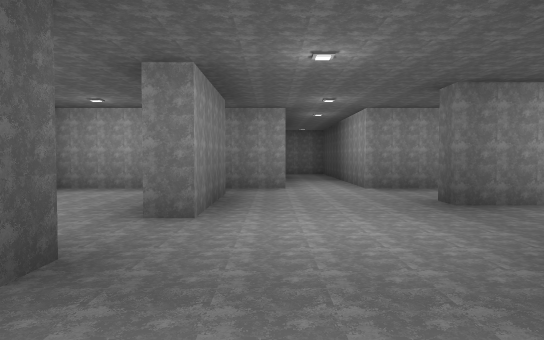
view 1 (above)

24 first-person views from a walk through a 3-D level made in the Godot game engine. The camera is 1.2 m above the floor, tilts 2° down and sees 70° across. The floor is counted in squares, 2 m on a side. Each view is taken from the middle of a square. On the plan, view 1 faces up. The plan holds only what a view shows up to about 11 squares ahead; the rest is blank. The place goes on beyond the plan. Flat picture figures and markers are left out. Characters and animated objects are not drawn.

view 2
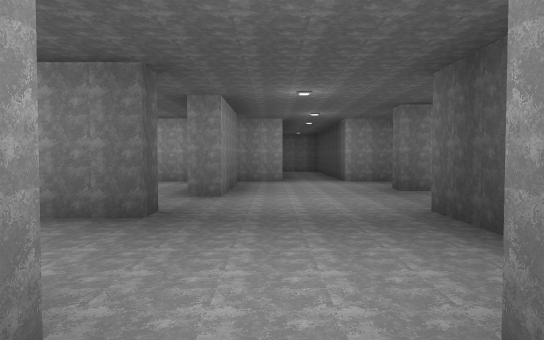

view 3
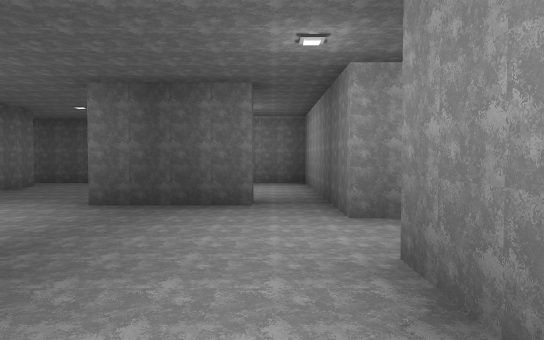

view 4
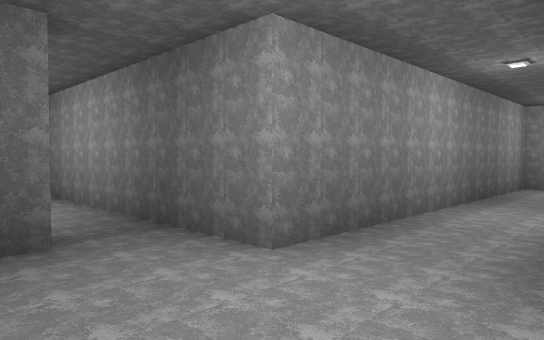

view 5
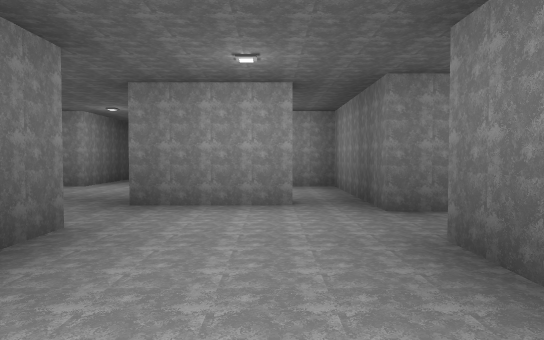

view 6
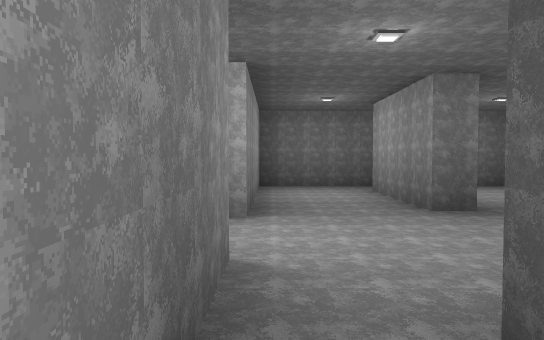

view 7
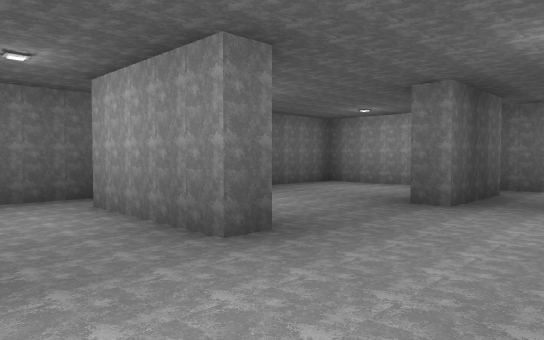

view 8
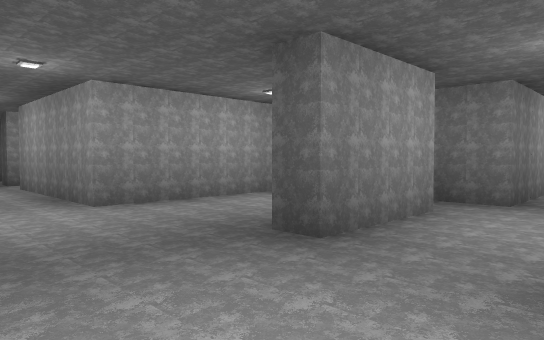

view 9
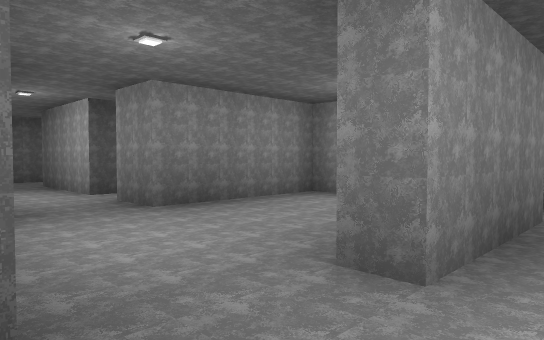

view 10
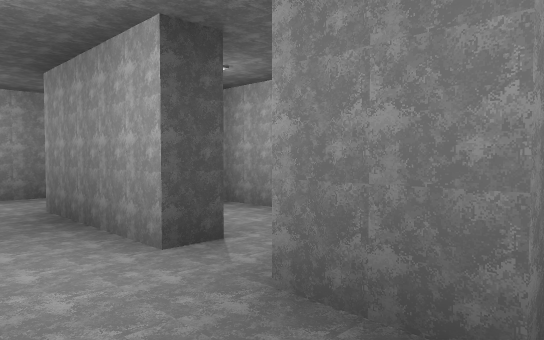

view 11
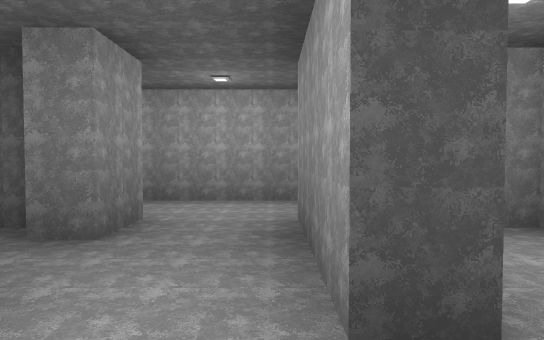

view 12
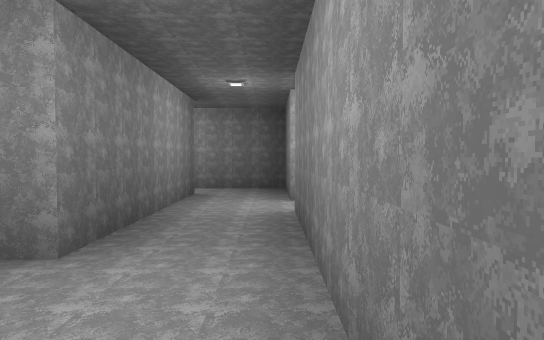

view 13
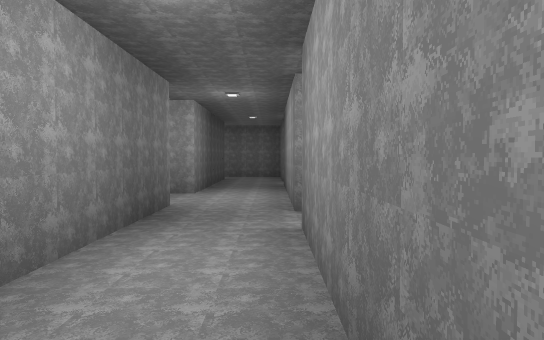

view 14
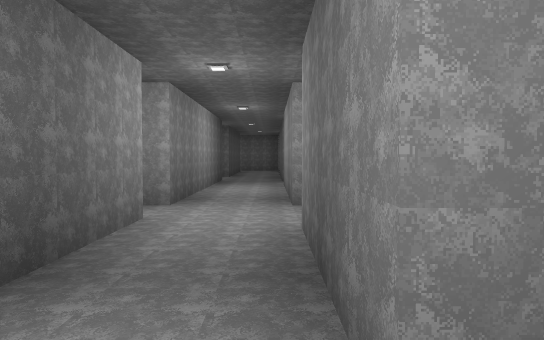

view 15
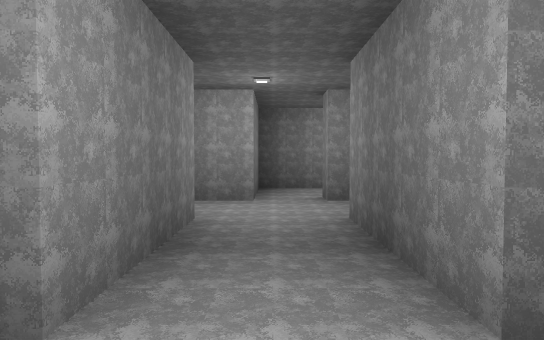

view 16
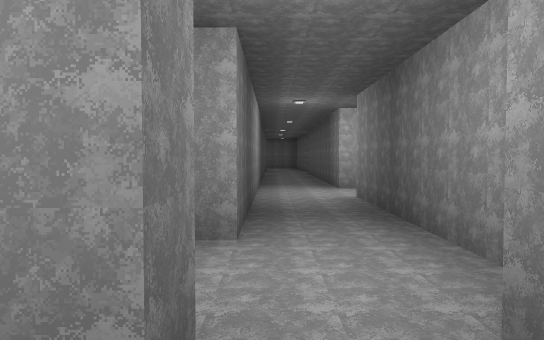

view 17
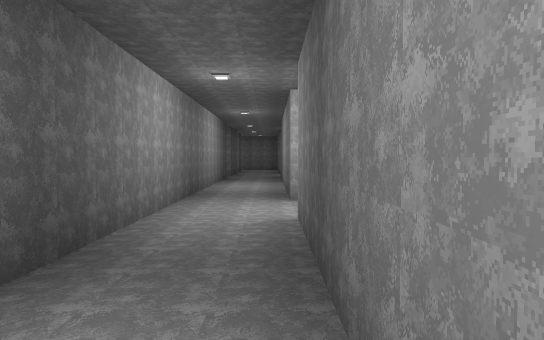

view 18
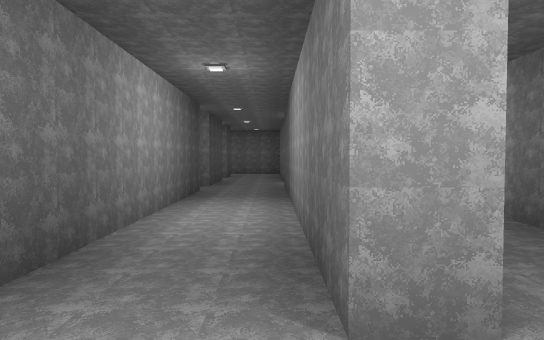

view 19
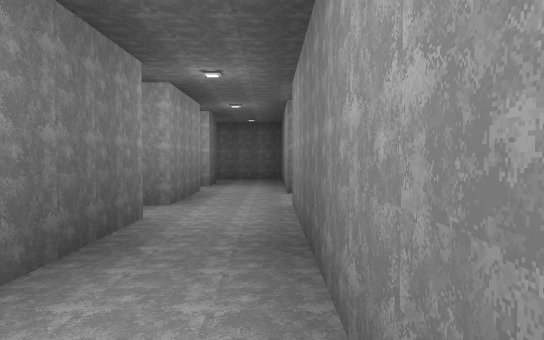

view 20
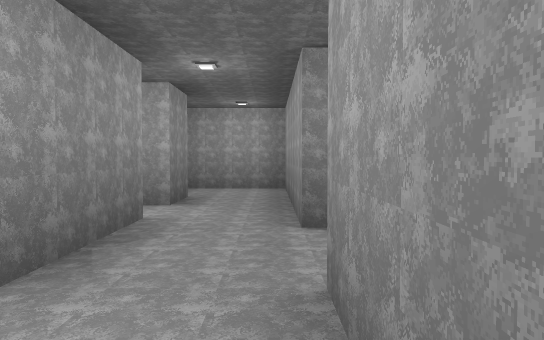

view 21
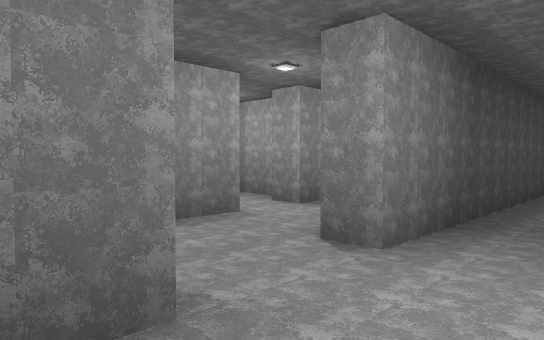

view 22
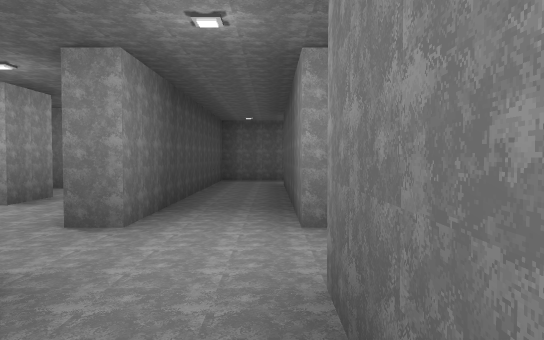

view 23
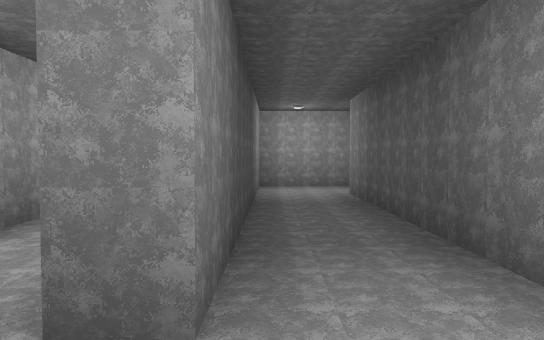

view 24
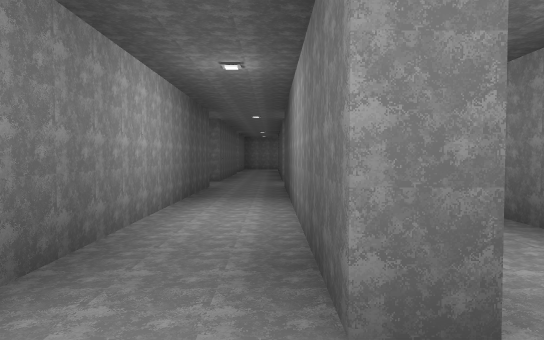

### Floor plan
Ten units are one square. View 1 is at (0, 0); x grows to the right and y downward. Boxes are objects, and circles mark ways between rooms. Rooms are numbered by the first view taken in them; rooms with no view inside come last. Other rooms are left out.
<svg viewBox="-225 -137 287 239">
<path fill="none" stroke="#000" d="M18 -1 18 -23 22 -23M-12 -23 -12 -17 -22 -17M-7 -62 -7 -38 -13 -38M48 -47 22 -47 22 -52M4 -72 -6 -72M-43 -4 -43 8 -7 8 -7 42M-7 52 -7 58M7 55 7 8 57 8 57 -45M-13 -38 -13 -46M-34 -23 -12 -23M-6 -72 -43 -72 -43 -43 -52 -43M-61 -28 -43 -28 -43 -16M-103 2 -103 19M-103 -48 -103 -8M-76 -43 -88 -43 -88 -55M-88 12 -88 -28 -77 -28M-88 -102 -88 -122M-103 -132 -103 -107 -128 -107M-128 -92 -103 -92 -103 -58M-88 -55 -88 -92 -82 -92M-149 -48 -143 -48M-128 -44 -128 -92M-143 -100 -143 -62M-128 -107 -128 -113 -124 -113M-128 8 -128 -44M-148 33 -143 33M-128 38 -128 17 -124 17M-143 -48 -143 18 -148 18M-163 -48 -163 18M-163 -79 -163 -62M-148 -65 -148 -76M-148 18 -148 -45M22 -52 48 -52M57 -45 57 -72 18 -72M-163 32 -163 82M-148 75 -148 33M-166 97 -148 97 -148 75M-72 -63 -82 -63 -82 -59M-62 -49 -62 -43M-62 -43 -76 -43M-77 -28 -77 -22M-43 -16 -43 -4"/>
<circle cx="-10" cy="-70" r="3" fill="#2a7"/>
<circle cx="-20" cy="-30" r="3" fill="#2a7"/>
<circle cx="35" cy="-65" r="3" fill="#2a7"/>
<circle cx="50" cy="-50" r="3" fill="#2a7"/>
<circle cx="-25" cy="-10" r="3" fill="#2a7"/>
<circle cx="-50" cy="-40" r="3" fill="#2a7"/>
<circle cx="-40" cy="-20" r="3" fill="#2a7"/>
<circle cx="-100" cy="-60" r="3" fill="#2a7"/>
<circle cx="-85" cy="-40" r="3" fill="#2a7"/>
<circle cx="-115" cy="-100" r="3" fill="#2a7"/>
<circle cx="-130" cy="-110" r="3" fill="#2a7"/>
<circle cx="-140" cy="-50" r="3" fill="#2a7"/>
<circle cx="-150" cy="-55" r="3" fill="#2a7"/>
<circle cx="-150" cy="25" r="3" fill="#2a7"/>
<circle cx="-160" cy="10" r="3" fill="#2a7"/>
<circle cx="-160" cy="70" r="3" fill="#2a7"/>
<circle cx="-60" cy="-50" r="3" fill="#2a7"/>
<text x="10" y="-20">1</text>
<text x="-30" y="-50">2</text>
<text x="-100" y="-20">3</text>
<text x="-100" y="-110">4</text>
<text x="-140" y="-70">5</text>
<text x="-130" y="-120">6</text>
<text x="-140" y="0">7</text>
<text x="-220" y="-50">8</text>
<text x="40" y="-60">9</text>
<text x="-160" y="40">10</text>
<text x="-160" y="90">11</text>
<text x="-70" y="-60">12</text>
<text x="-70" y="-40">13</text>
<text x="-40" y="-10">14</text>
</svg>
Room 1 opens to room 2. Room 1 opens to room 9. Room 1 opens to room 14. Room 2 opens to room 13. Room 2 opens to room 14. Room 3 opens to room 4. Room 3 opens to room 13. Room 4 opens to room 5. Room 5 opens to room 6. Room 5 opens to room 7. Room 5 opens to room 8. Room 7 opens to room 10. Room 8 opens to room 10. Room 10 opens to room 11. Room 12 opens to room 13.

Where each view was taken, in squares from view 1:
view 1: 0 up, 0 right, facing up
view 2: 2 down, 0 right, facing up
view 3: 0 up, 3 left, facing right
view 4: 1 up, 1 left, facing down-right
view 5: 7 up, 3 left, facing down
view 6: 7 up, 2 left, facing right
view 7: 7 up, 0 right, facing down-right
view 8: 4 up, 1 right, facing down-left
view 9: 2 up, 0 right, facing up-left
view 10: 3 up, 4 left, facing up-left
view 11: 4 up, 5 left, facing left
view 12: 5 up, 10 left, facing down
view 13: 9 up, 10 left, facing down
view 14: 14 up, 10 left, facing down
view 15: 10 up, 14 left, facing right
view 16: 12 up, 13 left, facing down
view 17: 10 up, 14 left, facing down
view 18: 6 up, 14 left, facing down
view 19: 3 up, 14 left, facing down
view 20: 0 up, 14 left, facing down
view 21: 1 down, 16 left, facing down-right
view 22: 0 up, 16 left, facing down
view 23: 2 down, 15 left, facing down
view 24: 3 down, 15 left, facing up
